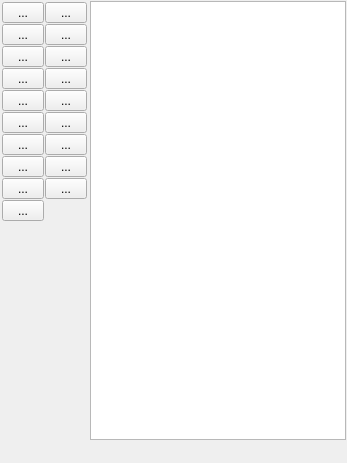
  <widget class="QWidget" name="centralwidget">
   <layout class="QGridLayout" name="gridLayout_3">
    <property name="margin" stdset="0">
     <number>1</number>
    </property>
    <property name="spacing">
     <number>2</number>
    </property>
    <item row="6" column="0" colspan="3">
     <spacer name="verticalSpacer">
      <property name="orientation">
       <enum>Qt::Orientation::Vertical</enum>
      </property>
      <property name="sizeHint" stdset="0">
       <size>
        <width>20</width>
        <height>161</height>
       </size>
      </property>
     </spacer>
    </item>
    <item row="0" column="3" rowspan="7">
     <widget class="EditorView" name="graphicsView">
      <property name="acceptDrops">
       <bool>false</bool>
      </property>
      <property name="renderHints">
       <set>QPainter::RenderHint::Antialiasing|QPainter::RenderHint::TextAntialiasing</set>
      </property>
     </widget>
    </item>
    <item row="7" column="0" colspan="4">
     <widget class="PaletteBarWidget" name="widgetPalette" native="true">
      <property name="minimumSize">
       <size>
        <width>0</width>
        <height>20</height>
       </size>
      </property>
     </widget>
    </item>
    <item row="5" column="0" colspan="3">
     <widget class="QFrame" name="frame_2">
      <property name="frameShape">
       <enum>QFrame::Shape::NoFrame</enum>
      </property>
      <property name="frameShadow">
       <enum>QFrame::Shadow::Raised</enum>
      </property>
      <layout class="QGridLayout" name="gridLayout">
       <property name="margin" stdset="0">
        <number>1</number>
       </property>
       <property name="spacing">
        <number>1</number>
       </property>
       <item row="0" column="0">
        <widget class="WidgetLineWidth" name="frameLineWidth">
         <property name="frameShape">
          <enum>QFrame::Shape::StyledPanel</enum>
         </property>
         <property name="frameShadow">
          <enum>QFrame::Shadow::Raised</enum>
         </property>
        </widget>
       </item>
       <item row="1" column="0">
        <widget class="WidgetDashStyle" name="frameDashType">
         <property name="frameShape">
          <enum>QFrame::Shape::StyledPanel</enum>
         </property>
         <property name="frameShadow">
          <enum>QFrame::Shadow::Raised</enum>
         </property>
        </widget>
       </item>
       <item row="2" column="0">
        <widget class="WidgetFillStyle" name="frameFillStyle">
         <property name="frameShape">
          <enum>QFrame::Shape::StyledPanel</enum>
         </property>
         <property name="frameShadow">
          <enum>QFrame::Shadow::Raised</enum>
         </property>
        </widget>
       </item>
      </layout>
     </widget>
    </item>
    <item row="0" column="0" rowspan="2" colspan="3">
     <widget class="QFrame" name="frame">
      <property name="sizePolicy">
       <sizepolicy hsizetype="Minimum" vsizetype="Preferred">
        <horstretch>0</horstretch>
        <verstretch>0</verstretch>
       </sizepolicy>
      </property>
      <property name="styleSheet">
       <string notr="true"/>
      </property>
      <property name="frameShape">
       <enum>QFrame::Shape::NoFrame</enum>
      </property>
      <property name="frameShadow">
       <enum>QFrame::Shadow::Raised</enum>
      </property>
      <property name="lineWidth">
       <number>0</number>
      </property>
      <layout class="QGridLayout" name="gridLayout_2">
       <property name="margin" stdset="0">
        <number>1</number>
       </property>
       <property name="spacing">
        <number>1</number>
       </property>
       <item row="4" column="0">
        <widget class="QToolButton" name="toolButtonCurve">
         <property name="sizePolicy">
          <sizepolicy hsizetype="Minimum" vsizetype="Fixed">
           <horstretch>0</horstretch>
           <verstretch>0</verstretch>
          </sizepolicy>
         </property>
         <property name="text">
          <string>...</string>
         </property>
         <property name="iconSize">
          <size>
           <width>22</width>
           <height>22</height>
          </size>
         </property>
        </widget>
       </item>
       <item row="3" column="1">
        <widget class="QToolButton" name="toolButtonPolygon">
         <property name="sizePolicy">
          <sizepolicy hsizetype="Minimum" vsizetype="Fixed">
           <horstretch>0</horstretch>
           <verstretch>0</verstretch>
          </sizepolicy>
         </property>
         <property name="text">
          <string>...</string>
         </property>
         <property name="iconSize">
          <size>
           <width>22</width>
           <height>22</height>
          </size>
         </property>
        </widget>
       </item>
       <item row="2" column="0">
        <widget class="QToolButton" name="toolButtonLine">
         <property name="sizePolicy">
          <sizepolicy hsizetype="Minimum" vsizetype="Fixed">
           <horstretch>0</horstretch>
           <verstretch>0</verstretch>
          </sizepolicy>
         </property>
         <property name="text">
          <string>...</string>
         </property>
         <property name="iconSize">
          <size>
           <width>22</width>
           <height>22</height>
          </size>
         </property>
        </widget>
       </item>
       <item row="8" column="1">
        <widget class="QToolButton" name="toolButtonBlurring">
         <property name="sizePolicy">
          <sizepolicy hsizetype="Minimum" vsizetype="Fixed">
           <horstretch>0</horstretch>
           <verstretch>0</verstretch>
          </sizepolicy>
         </property>
         <property name="text">
          <string>...</string>
         </property>
         <property name="iconSize">
          <size>
           <width>22</width>
           <height>22</height>
          </size>
         </property>
        </widget>
       </item>
       <item row="3" column="0">
        <widget class="QToolButton" name="toolButtonPolyline">
         <property name="sizePolicy">
          <sizepolicy hsizetype="Minimum" vsizetype="Fixed">
           <horstretch>0</horstretch>
           <verstretch>0</verstretch>
          </sizepolicy>
         </property>
         <property name="text">
          <string>...</string>
         </property>
         <property name="iconSize">
          <size>
           <width>22</width>
           <height>22</height>
          </size>
         </property>
        </widget>
       </item>
       <item row="7" column="0">
        <widget class="QToolButton" name="toolButtonHighlighter">
         <property name="sizePolicy">
          <sizepolicy hsizetype="Minimum" vsizetype="Fixed">
           <horstretch>0</horstretch>
           <verstretch>0</verstretch>
          </sizepolicy>
         </property>
         <property name="text">
          <string>...</string>
         </property>
         <property name="iconSize">
          <size>
           <width>22</width>
           <height>22</height>
          </size>
         </property>
        </widget>
       </item>
       <item row="7" column="1">
        <widget class="QToolButton" name="toolButtonMagnifier">
         <property name="sizePolicy">
          <sizepolicy hsizetype="Minimum" vsizetype="Fixed">
           <horstretch>0</horstretch>
           <verstretch>0</verstretch>
          </sizepolicy>
         </property>
         <property name="text">
          <string>...</string>
         </property>
         <property name="iconSize">
          <size>
           <width>22</width>
           <height>22</height>
          </size>
         </property>
        </widget>
       </item>
       <item row="0" column="0">
        <widget class="QToolButton" name="toolButtonSelect">
         <property name="sizePolicy">
          <sizepolicy hsizetype="Minimum" vsizetype="Fixed">
           <horstretch>0</horstretch>
           <verstretch>0</verstretch>
          </sizepolicy>
         </property>
         <property name="text">
          <string>...</string>
         </property>
         <property name="iconSize">
          <size>
           <width>22</width>
           <height>22</height>
          </size>
         </property>
        </widget>
       </item>
       <item row="0" column="1">
        <widget class="QToolButton" name="toolButtonText">
         <property name="sizePolicy">
          <sizepolicy hsizetype="Minimum" vsizetype="Fixed">
           <horstretch>0</horstretch>
           <verstretch>0</verstretch>
          </sizepolicy>
         </property>
         <property name="text">
          <string>...</string>
         </property>
         <property name="iconSize">
          <size>
           <width>22</width>
           <height>22</height>
          </size>
         </property>
        </widget>
       </item>
       <item row="8" column="0">
        <widget class="QToolButton" name="toolButtonImage">
         <property name="sizePolicy">
          <sizepolicy hsizetype="Minimum" vsizetype="Fixed">
           <horstretch>0</horstretch>
           <verstretch>0</verstretch>
          </sizepolicy>
         </property>
         <property name="text">
          <string>...</string>
         </property>
         <property name="iconSize">
          <size>
           <width>22</width>
           <height>22</height>
          </size>
         </property>
        </widget>
       </item>
       <item row="2" column="1">
        <widget class="QToolButton" name="toolButtonEncircle">
         <property name="sizePolicy">
          <sizepolicy hsizetype="Minimum" vsizetype="Fixed">
           <horstretch>0</horstretch>
           <verstretch>0</verstretch>
          </sizepolicy>
         </property>
         <property name="text">
          <string>...</string>
         </property>
         <property name="iconSize">
          <size>
           <width>22</width>
           <height>22</height>
          </size>
         </property>
        </widget>
       </item>
       <item row="5" column="1">
        <widget class="QToolButton" name="toolButtonEllipse">
         <property name="sizePolicy">
          <sizepolicy hsizetype="Minimum" vsizetype="Fixed">
           <horstretch>0</horstretch>
           <verstretch>0</verstretch>
          </sizepolicy>
         </property>
         <property name="text">
          <string>...</string>
         </property>
         <property name="iconSize">
          <size>
           <width>22</width>
           <height>22</height>
          </size>
         </property>
        </widget>
       </item>
       <item row="4" column="1">
        <widget class="QToolButton" name="toolButtonCrop">
         <property name="sizePolicy">
          <sizepolicy hsizetype="Minimum" vsizetype="Fixed">
           <horstretch>0</horstretch>
           <verstretch>0</verstretch>
          </sizepolicy>
         </property>
         <property name="text">
          <string>...</string>
         </property>
         <property name="iconSize">
          <size>
           <width>22</width>
           <height>22</height>
          </size>
         </property>
        </widget>
       </item>
       <item row="5" column="0">
        <widget class="QToolButton" name="toolButtonRectangle">
         <property name="sizePolicy">
          <sizepolicy hsizetype="Minimum" vsizetype="Fixed">
           <horstretch>0</horstretch>
           <verstretch>0</verstretch>
          </sizepolicy>
         </property>
         <property name="text">
          <string>...</string>
         </property>
         <property name="iconSize">
          <size>
           <width>22</width>
           <height>22</height>
          </size>
         </property>
        </widget>
       </item>
       <item row="6" column="0">
        <widget class="QToolButton" name="toolButtonArrow">
         <property name="sizePolicy">
          <sizepolicy hsizetype="Minimum" vsizetype="Fixed">
           <horstretch>0</horstretch>
           <verstretch>0</verstretch>
          </sizepolicy>
         </property>
         <property name="text">
          <string>...</string>
         </property>
         <property name="iconSize">
          <size>
           <width>22</width>
           <height>22</height>
          </size>
         </property>
        </widget>
       </item>
       <item row="6" column="1">
        <widget class="QToolButton" name="toolButtonTag">
         <property name="sizePolicy">
          <sizepolicy hsizetype="Minimum" vsizetype="Fixed">
           <horstretch>0</horstretch>
           <verstretch>0</verstretch>
          </sizepolicy>
         </property>
         <property name="text">
          <string>...</string>
         </property>
         <property name="iconSize">
          <size>
           <width>22</width>
           <height>22</height>
          </size>
         </property>
        </widget>
       </item>
       <item row="9" column="1">
        <widget class="QToolButton" name="toolButtonFontSizeUp">
         <property name="sizePolicy">
          <sizepolicy hsizetype="Minimum" vsizetype="Fixed">
           <horstretch>0</horstretch>
           <verstretch>0</verstretch>
          </sizepolicy>
         </property>
         <property name="text">
          <string>...</string>
         </property>
         <property name="iconSize">
          <size>
           <width>22</width>
           <height>22</height>
          </size>
         </property>
         <property name="autoRepeat">
          <bool>true</bool>
         </property>
        </widget>
       </item>
       <item row="9" column="0">
        <widget class="QToolButton" name="toolButtonFontSizeDown">
         <property name="sizePolicy">
          <sizepolicy hsizetype="Minimum" vsizetype="Fixed">
           <horstretch>0</horstretch>
           <verstretch>0</verstretch>
          </sizepolicy>
         </property>
         <property name="text">
          <string>...</string>
         </property>
         <property name="iconSize">
          <size>
           <width>22</width>
           <height>22</height>
          </size>
         </property>
         <property name="autoRepeat">
          <bool>true</bool>
         </property>
        </widget>
       </item>
       <item row="11" column="0" colspan="2">
        <widget class="QClickLabel" name="labelFontSize">
         <property name="maximumSize">
          <size>
           <width>90</width>
           <height>16777215</height>
          </size>
         </property>
         <property name="toolTip">
          <string>Preview font</string>
         </property>
         <property name="text">
          <string/>
         </property>
         <property name="alignment">
          <set>Qt::AlignmentFlag::AlignCenter</set>
         </property>
         <property name="wordWrap">
          <bool>true</bool>
         </property>
        </widget>
       </item>
       <item row="10" column="0">
        <widget class="QToolButton" name="toolButtonLineArrow">
         <property name="sizePolicy">
          <sizepolicy hsizetype="Minimum" vsizetype="Fixed">
           <horstretch>0</horstretch>
           <verstretch>0</verstretch>
          </sizepolicy>
         </property>
         <property name="text">
          <string>...</string>
         </property>
         <property name="iconSize">
          <size>
           <width>22</width>
           <height>22</height>
          </size>
         </property>
        </widget>
       </item>
      </layout>
     </widget>
    </item>
    <item row="3" column="0" colspan="3">
     <widget class="QWidget" name="widget" native="true">
      <property name="minimumSize">
       <size>
        <width>0</width>
        <height>0</height>
       </size>
      </property>
      <layout class="QGridLayout" name="gridLayout_4">
       <property name="horizontalSpacing">
        <number>1</number>
       </property>
       <property name="verticalSpacing">
        <number>2</number>
       </property>
       <property name="margin" stdset="0">
        <number>3</number>
       </property>
       <item row="0" column="0">
        <widget class="QPushButton" name="pushButtonResetColor">
         <property name="toolTip">
          <string>Reset colors</string>
         </property>
         <property name="text">
          <string/>
         </property>
         <property name="icon">
          <iconset resource="../res/hotshots.qrc">
           <normaloff>:/editor/editor/color_reset.png</normaloff>:/editor/editor/color_reset.png</iconset>
         </property>
         <property name="flat">
          <bool>true</bool>
         </property>
        </widget>
       </item>
       <item row="0" column="1">
        <widget class="QPushButton" name="pushButtonSwapColor">
         <property name="toolTip">
          <string>swap background and foreground colors</string>
         </property>
         <property name="text">
          <string/>
         </property>
         <property name="icon">
          <iconset resource="../res/hotshots.qrc">
           <normaloff>:/editor/editor/swap_color.png</normaloff>:/editor/editor/swap_color.png</iconset>
         </property>
         <property name="flat">
          <bool>true</bool>
         </property>
        </widget>
       </item>
       <item row="1" column="0" colspan="2">
        <layout class="QHBoxLayout" name="horizontalLayout">
         <item>
          <widget class="QwwTwoColorIndicator" name="qwwTwoColorIndicator" native="true">
           <property name="sizePolicy">
            <sizepolicy hsizetype="Fixed" vsizetype="Fixed">
             <horstretch>0</horstretch>
             <verstretch>0</verstretch>
            </sizepolicy>
           </property>
           <property name="toolTip">
            <string>Foreground and background colors</string>
           </property>
           <property name="active" stdset="0">
            <bool>true</bool>
           </property>
          </widget>
         </item>
        </layout>
       </item>
      </layout>
     </widget>
    </item>
   </layout>
  </widget>
